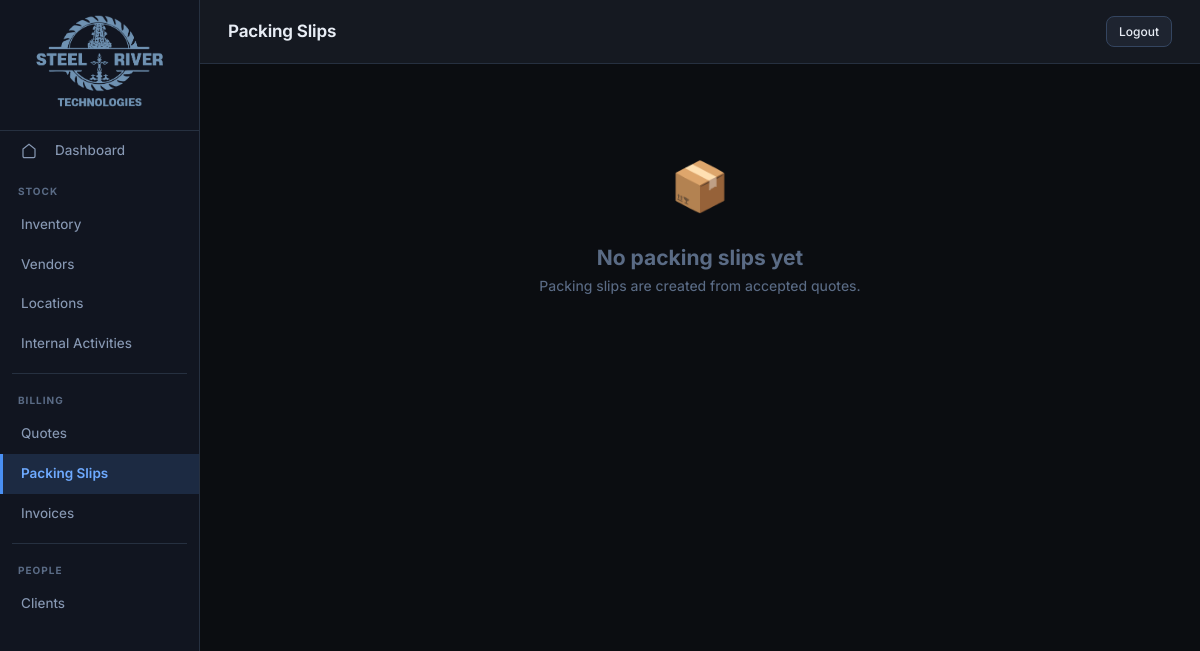
The page /packing-slips/ on the database as committed earlier.
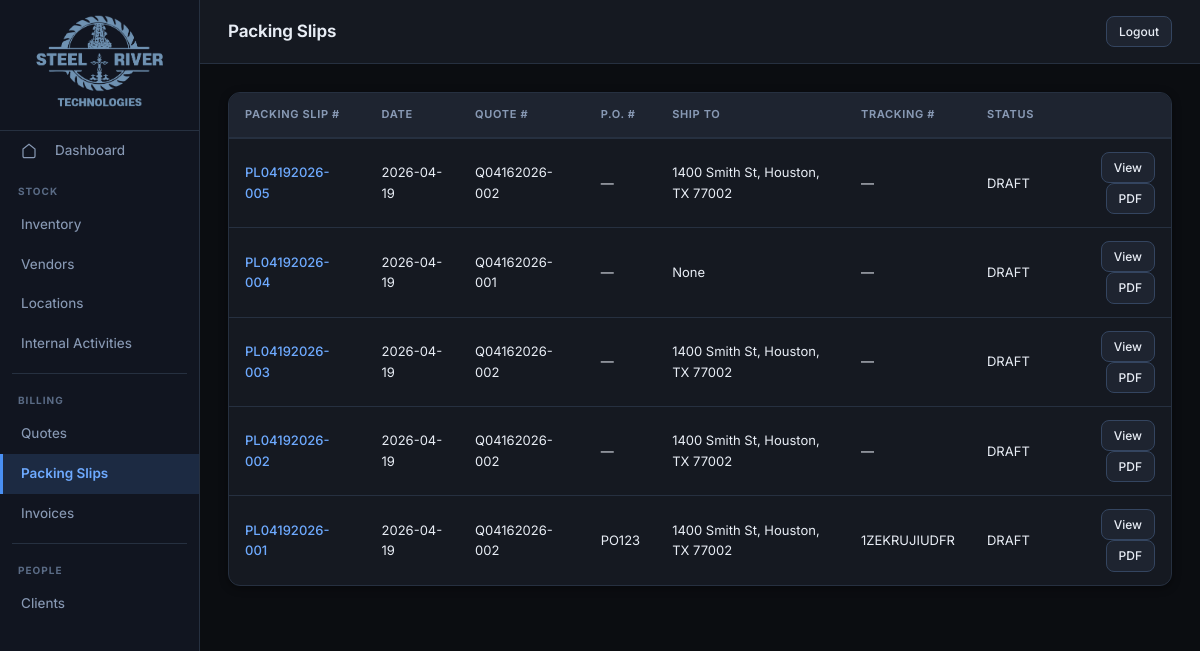
The same page on the database as committed later.
### tables this page shows
CREATE TABLE Packing_Slip (
    packing_slip_number  TEXT PRIMARY KEY,
    quote_number         TEXT REFERENCES Quote(quote_number),
    packing_slip_date    TEXT,
    po_number            TEXT,
    ship_via             TEXT,
    delivered_by         TEXT,
    ship_from            TEXT,
    ship_to              TEXT,
    client_id            TEXT REFERENCES Clients(client_id),
    created_by TEXT,
    created_at TEXT,
    modified_by TEXT,
    modified_at TEXT,
    tracking_number TEXT
);

### app/routes/packing_slips.py (the view)
@router.get("/", response_class=HTMLResponse)
def pl_list(request: Request):
    db = get_db()
    pl_list = db.execute(
        "SELECT * FROM Packing_Slip ORDER BY created_at DESC"
    ).fetchall()
    close_db()
    return templates.TemplateResponse(
        "packing_slips/list.html", {"request": request, "packing_slips": pl_list}
    )

### app/templates/packing_slips/list.html (shortened to what this page needs)
{% extends "base.html" %}
{% block page_title %}Packing Slips{% endblock %}
{% set active = "packing_slips" %}
{% block content %}
{% if packing_slips %}
<div class="table-wrap">
<table>
  <thead>
    <tr>
      <th>Packing Slip #</th>
      <th>Date</th>
      <th>Quote #</th>
      <th>P.O. #</th>
      <th>Ship To</th>
      <th>Tracking #</th>
      <th>Status</th>
      <th></th>
    </tr>
  </thead>
  <tbody>
  {% for pl in packing_slips %}
  <tr>
    <td><a href="/packing-slips/{{ pl.packing_slip_number }}">{{ pl.packing_slip_number }}</a></td>
    <td>{{ pl.packing_slip_date or "—" }}</td>
    <td>{{ pl.quote_number or "—" }}</td>
    <td>{{ pl.po_number or "—" }}</td>
    <td>{{ pl.ship_to or "—" }}</td>
    <td>{{ pl.tracking_number or "—" }}</td>
    <td>{{ pl.status or "DRAFT" }}</td>
    <td style="text-align:right;">
      <a href="/packing-slips/{{ pl.packing_slip_number }}" class="btn btn-sm">View</a>
      <a href="/packing-slips/{{ pl.packing_slip_number }}/pdf" class="btn btn-sm" target="_blank">PDF</a>
    </td>
  </tr>
  {% endfor %}
  </tbody>
</table>
</div>
{% else %}
<div class="empty-state">
  <div style="font-size: 48px; margin-bottom: 16px;">📦</div>
  <h2>No packing slips yet</h2>
  <p>Packing slips are created from accepted quotes.</p>
</div>
{% endif %}
{% endblock %}

### app/templates/base.html (shortened to what this page needs)
<!DOCTYPE html>
<html lang="en">
<head>
  <link rel="stylesheet" href="/static/css/main.css?v=2">
</head>
<body>
<div class="app">
  <nav class="sidebar">
    <div class="sidebar-brand" style="justify-content: center; padding: 12px 10px;">
      <a href="https://steelriver-tech.com/" target="_blank"><img src="/static/img/logo.png" alt="Steel River Technologies" style="max-width: 100%; max-height: 100px; width: auto; height: auto; object-fit: contain;"></a>
    </div>
    <a href="/" class="sidebar-item {% if active=='home' %}active{% endif %}">
      <svg viewBox="0 0 24 24" style="width:16px;height:16px;margin-right:8px;"><path d="M3 9l9-7 9 7v11a2 2 0 0 1-2 2H5a2 2 0 0 1-2-2z"/></svg>
      Dashboard
    </a>
    <div class="sidebar-group">
      <div class="sidebar-label">Stock</div>
      <a href="/inventory/" class="sidebar-item {% if active=='inventory' %}active{% endif %}">
        Inventory
      </a>
      <a href="/vendors/" class="sidebar-item {% if active=='vendors' %}active{% endif %}">
        Vendors
      </a>
      <a href="/locations/" class="sidebar-item {% if active=='locations' %}active{% endif %}">
        Locations
      </a>
      <a href="/transactions/internal/" class="sidebar-item {% if active=='internal_activities' %}active{% endif %}">
        Internal Activities
      </a>
    </div>
    <div class="sidebar-divider"></div>
    <div class="sidebar-group">
      <div class="sidebar-label">Billing</div>
      <a href="/quotes/" class="sidebar-item {% if active=='quotes' %}active{% endif %}">
        Quotes
      </a>
      <a href="/packing-slips/" class="sidebar-item {% if active=='packing_slips' %}active{% endif %}">
        Packing Slips
      </a>
      <a href="/invoices/" class="sidebar-item {% if active=='invoices' %}active{% endif %}">
        Invoices
      </a>
    </div>
    <div class="sidebar-divider"></div>
    <div class="sidebar-group">
      <div class="sidebar-label">People</div>
      <a href="/clients/" class="sidebar-item {% if active=='clients' %}active{% endif %}">
        Clients
      </a>
    </div>
  </nav>
  <div class="main">
    <div class="topbar">
      <div>
        <div class="topbar-title">{% block page_title %}{% endblock %}</div>
      </div>
      <div class="topbar-actions">
        <a href="/logout" class="btn btn-sm">Logout</a>
      </div>
    </div>
    <div class="content">
      {% block content %}{% endblock %}
    </div>
  </div>
</div>
</body>
</html>

### app/static/css/main.css (style rules this page uses)
:root { --bg: #0b0d11; --surface: #151921; --surface2: #1e2430; --surface3: #283040; --surface-hover:#263040; --sidebar-bg: #111520; --sidebar-hover:#1a2235; --sidebar-active:#1c2a42; --border: #263040; --border2: #344560; --border-light:#45567a; --text: #e8edf5; --text2: #8899b4; --text3: #5a6b85; --text-muted: #3d4e68; --accent: #4a90f4; --accent2: #6eaaff; --accent-bg: rgba(74, 144, 244, 0.12); --accent-border:rgba(74, 144, 244, 0.35); --red: #f05545; --red-soft: #ff8a80; --red-bg: rgba(240, 85, 69, 0.12); --green: #2ecc71; --green-soft: #7defa0; --green-bg: rgba(46, 204, 113, 0.12); --amber: #f5a623; --amber-soft: #ffd166; --amber-bg: rgba(245, 166, 35, 0.12); --purple: #b07af5; --purple-bg: rgba(176, 122, 245, 0.12); --cyan: #26d9e6; --cyan-bg: rgba(38, 217, 230, 0.12); --font: 'Inter', system-ui, -apple-system, sans-serif; --mono: 'JetBrains Mono', 'Consolas', monospace; --radius: 8px; --radius-lg: 12px; --radius-xl: 16px; --shadow: 0 2px 8px rgba(0,0,0,0.4); --shadow-lg: 0 8px 24px rgba(0,0,0,0.5); --shadow-glow: 0 0 24px rgba(74, 144, 244, 0.15); --transition-fast: 0.15s cubic-bezier(0.4, 0, 0.2, 1); --transition: 0.2s cubic-bezier(0.4, 0, 0.2, 1); }
*, *::before, *::after { box-sizing: border-box; margin: 0; padding: 0; }
html, body { height: 100%; background: var(--bg); color: var(--text); font-family: var(--font); font-size: 14px; line-height: 1.6; -webkit-font-smoothing: antialiased; -moz-osx-font-smoothing: grayscale; }
a { color: var(--accent2); text-decoration: none; transition: color var(--transition-fast); }
.app { display: flex; height: 100vh; overflow: hidden; }
.sidebar { width: 200px; flex-shrink: 0; background: var(--sidebar-bg); border-right: 1px solid var(--border); display: flex; flex-direction: column; overflow-y: auto; }
.sidebar-brand { display: flex; align-items: center; gap: 10px; padding: 18px 16px 14px; border-bottom: 1px solid var(--border); }
.sidebar-group { padding: 8px 0 4px; }
.sidebar-label { font-size: 10px; font-weight: 700; letter-spacing: 0.1em; text-transform: uppercase; color: var(--text3); padding: 4px 18px 6px; }
.sidebar-item { display: flex; align-items: center; gap: 10px; padding: 9px 18px; font-size: 13.5px; color: var(--text2); text-decoration: none; border-radius: 0; transition: all var(--transition); border-left: 3px solid transparent; font-weight: 450; }
.sidebar-item.active { background: var(--sidebar-active); color: var(--accent2); border-left-color: var(--accent); font-weight: 600; }
.sidebar-item svg { width: 15px; height: 15px; flex-shrink: 0; stroke: currentColor; fill: none; stroke-width: 1.8; }
.sidebar-divider { height: 1px; background: var(--border); margin: 6px 12px; }
.main { flex: 1; display: flex; flex-direction: column; overflow: hidden; }
.topbar { padding: 16px 28px; border-bottom: 1px solid var(--border); display: flex; align-items: center; justify-content: space-between; background: var(--surface); flex-shrink: 0; }
.topbar-title { font-size: 17px; font-weight: 650; color: var(--text); letter-spacing: -0.01em; }
.topbar-actions { display: flex; gap: 10px; align-items: center; }
.content { flex: 1; overflow-y: auto; padding: 28px; background: var(--bg); }
.btn { display: inline-flex; align-items: center; gap: 6px; padding: 8px 16px; font-size: 13px; font-family: var(--font); font-weight: 500; border-radius: var(--radius); cursor: pointer; border: 1px solid var(--border2); background: var(--surface2); color: var(--text); text-decoration: none; transition: all var(--transition); white-space: nowrap; }
.btn-sm { padding: 5px 12px; font-size: 12px; }
.table-wrap { overflow-x: auto; border: 1px solid var(--border); border-radius: var(--radius-lg); background: var(--surface); box-shadow: var(--shadow); }
table { width: 100%; border-collapse: collapse; }
thead th { background: var(--surface2); color: var(--text2); font-size: 11px; font-weight: 650; letter-spacing: 0.06em; text-transform: uppercase; padding: 13px 16px; text-align: left; border-bottom: 2px solid var(--border); white-space: nowrap; }
tbody tr { border-bottom: 1px solid var(--border); transition: background var(--transition-fast); }
tbody tr:last-child { border-bottom: none; }
tbody td { padding: 13px 16px; font-size: 13px; color: var(--text); vertical-align: middle; }
td a { color: var(--accent2); text-decoration: none; font-weight: 500; }

Rows that differ between the two databases and show on the page:
added Packing_Slip: packing_slip_number "PL04192026-005", packing_slip_date "2026-04-19", quote_number "Q04162026-002", po_number "—", ship_to "1400 Smith St, Houston, TX 77002", tracking_number "—", status "DRAFT"
added Packing_Slip: packing_slip_number "PL04192026-004", packing_slip_date "2026-04-19", quote_number "Q04162026-001", po_number "—", ship_to "None", tracking_number "—", status "DRAFT"
added Packing_Slip: packing_slip_number "PL04192026-003", packing_slip_date "2026-04-19", quote_number "Q04162026-002", po_number "—", ship_to "1400 Smith St, Houston, TX 77002", tracking_number "—", status "DRAFT"
added Packing_Slip: packing_slip_number "PL04192026-002", packing_slip_date "2026-04-19", quote_number "Q04162026-002", po_number "—", ship_to "1400 Smith St, Houston, TX 77002", tracking_number "—", status "DRAFT"
added Packing_Slip: packing_slip_number "PL04192026-001", packing_slip_date "2026-04-19", quote_number "Q04162026-002", po_number "PO123", ship_to "1400 Smith St, Houston, TX 77002", tracking_number "1ZEKRUJIUDFR", status "DRAFT"
Other text that changed with them:
text no longer shown: "📦 No packing slips yet Packing slips are created from accepted quotes."
text now shown: "PACKING SLIP # DATE QUOTE # P.O. # SHIP TO TRACKING # STATUS"
